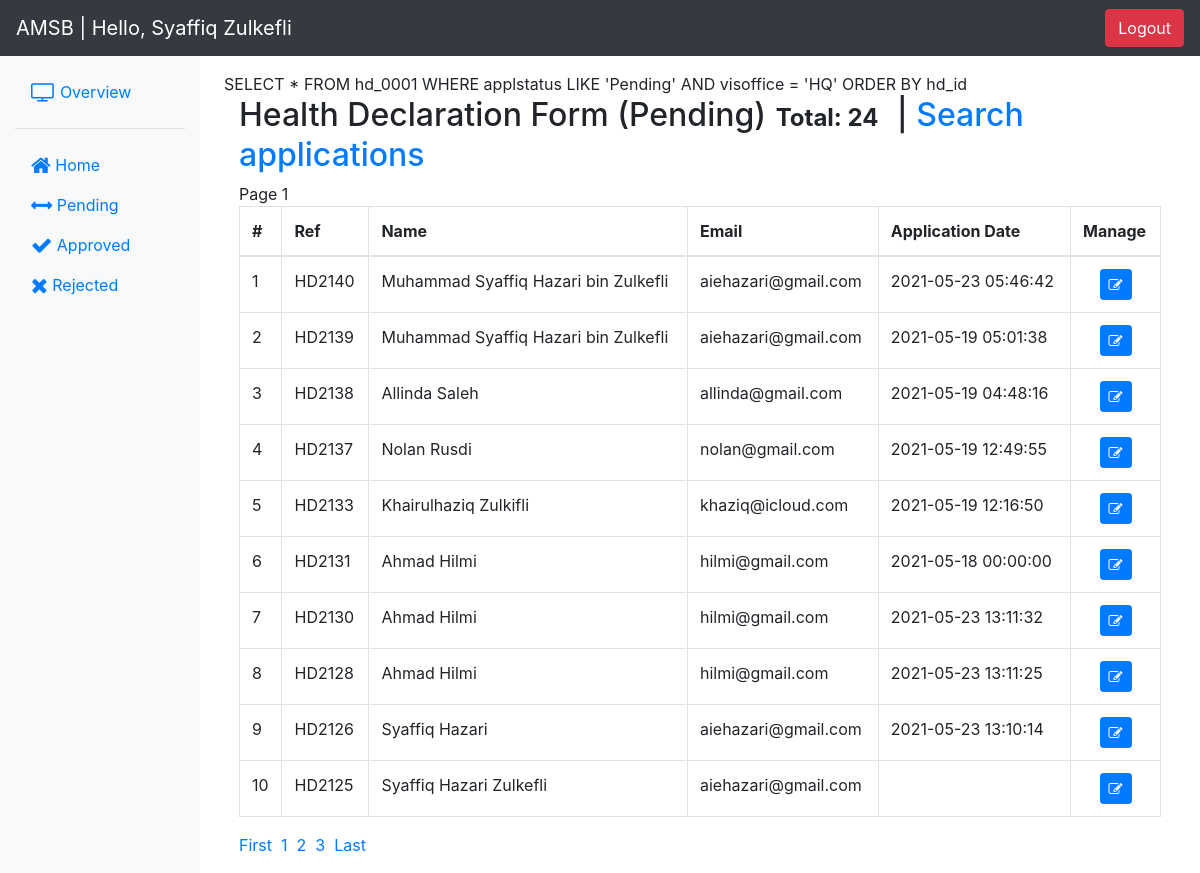
The page /formreview.php?view=Pending (signed in) on the database its author committed.
### tables this page shows
CREATE TABLE `users` (
  `user_id` int(11) NOT NULL,
  `name` varchar(50) NOT NULL,
  `email` varchar(100) NOT NULL,
  `username` varchar(50) NOT NULL,
  `password` varchar(250) NOT NULL,
  `usertype` int(5) NOT NULL COMMENT '1 - IT\r\n2 - HR\r\n3 - Security',
  `ainloc` varchar(15) NOT NULL
);

CREATE TABLE `hd_0001` (
  `hd_id` int(11) NOT NULL,
  `refnum` varchar(15) DEFAULT NULL,
  `fullname` varchar(50) DEFAULT NULL,
  `mykad` varchar(30) DEFAULT NULL,
  `visoffice` varchar(10) DEFAULT NULL,
  `appemail` varchar(100) DEFAULT NULL,
  `entryin` date DEFAULT NULL,
  `entryout` date DEFAULT NULL,
  `company` varchar(200) DEFAULT NULL,
  `caddress` varchar(100) DEFAULT NULL,
  `ccity` varchar(20) DEFAULT NULL,
  `cstate` varchar(20) DEFAULT NULL,
  `cpostal` varchar(10) DEFAULT NULL,
  `telno` varchar(30) DEFAULT NULL,
  `reasonentry` varchar(150) DEFAULT NULL,
  `nameconperson` varchar(50) DEFAULT NULL,
  `emailaddconperson` varchar(100) DEFAULT NULL,
  `radio1` varchar(5) DEFAULT NULL,
  `country` varchar(100) NOT NULL DEFAULT 'NA',
  `doafromcountries` date DEFAULT NULL,
  `radio2` varchar(5) DEFAULT NULL,
  `individu` varchar(100) NOT NULL DEFAULT 'NA',
  `areafrom` varchar(100) NOT NULL DEFAULT 'NA',
  `radio3` varchar(5) DEFAULT NULL,
  `radio4` varchar(5) DEFAULT NULL,
  `rescovid` varchar(10) NOT NULL DEFAULT 'NA',
  `datetest` date DEFAULT NULL,
  `loctest` varchar(50) NOT NULL DEFAULT 'NA',
  `cough` varchar(5) DEFAULT NULL,
  `diffbreathing` varchar(5) DEFAULT NULL,
  `fever` varchar(5) DEFAULT NULL,
  `flu` varchar(5) DEFAULT NULL,
  `sorethroat` varchar(5) DEFAULT NULL,
  `othersymptoms` varchar(300) DEFAULT NULL,
  `applstatus` varchar(10) NOT NULL DEFAULT 'Pending',
  `dt_apply` datetime DEFAULT NULL,
  `dt_updstatus` datetime DEFAULT NULL,
  `dt_updsby` int(11) DEFAULT NULL,
  `covtestresult` varchar(200) DEFAULT NULL
);

### login/lib/library.php (called while the page is built, shortened)
<?php
class DemoLib
{
    public function UserDetails($user_id)
    {
        try {
            $db = DB();
            $query = $db->prepare("SELECT user_id, name, username, email, usertype, ainloc FROM users WHERE user_id=:user_id");
            $query->bindParam("user_id", $user_id, PDO::PARAM_STR);
            $query->execute();
            if ($query->rowCount() > 0) {
                return $query->fetch(PDO::FETCH_OBJ);
            }
        } catch (PDOException $e) {
            exit($e->getMessage());
        }
    }
}

### formreview.php (the view, shortened to what this page needs)
<?php
include('login/assets.php');
if($_GET['view'] == ""){
  $toview = "%%";
} else {
$toview = $_GET['view'];
}
?>
    <div class="container-fluid">
      <div class="row">
        <nav class="col-md-2 d-none d-md-block bg-light sidebar">
          <div class="sidebar-sticky">
            <ul class="nav flex-column mb-2">
            <li class="nav-item">
                <a class="nav-link" href="#">
                  </a>
              </li>
              <li class="nav-item">
                <a class="nav-link" href="formdb.php">
              <i class="fa fa-tv fa-lg"></i> Overview </a>
              </li>
              <li class="nav-item">
              <hr>
              </li>
              <li class="nav-item">
                <a class="nav-link" href="formreview.php?view=">
              <i class="fa fa-home fa-lg"></i> Home </a>
              </li>
              <li class="nav-item">
                <a class="nav-link" href="?view=Pending">
              <i class="fa fa-arrows-h fa-lg"></i> Pending </a>
              </li>
              <li class="nav-item">
                <a class="nav-link" href="?view=Approved">
              <i class="fa fa-check fa-lg"></i> Approved </a>
              </li>
              <li class="nav-item">
                <a class="nav-link" href="?view=Reject">
              <i class="fa fa-times fa-lg"></i> Rejected </a>
              </li>
            </ul>
          </div>
        </nav>
        <main role="main" class="col-md-9 ml-sm-auto col-lg-10 pt-3 px-4">
<?php
if($_GET['view'] == ""){
  $toview = "%%";
} else {
$toview = $_GET['view'];
}
    $limit = 10;
    $s = $db->prepare("SELECT * FROM hd_0001 WHERE applstatus LIKE '$toview' AND visoffice = '$user->ainloc'");
    $s->execute();
    $total_results = $s->rowCount();
    $total_pages = ceil($total_results/$limit);
    if (!isset($_GET['page'])) {
        $page = 1;
    } else {
        $page = $_GET['page'];
    }
    $start = ($page-1)*$limit;
echo "SELECT * FROM hd_0001 WHERE applstatus LIKE '$toview' AND visoffice = '$user->ainloc' ORDER BY hd_id";
    $stmt = $db->prepare("SELECT * FROM hd_0001 WHERE applstatus LIKE '$toview' AND visoffice = '$user->ainloc' ORDER BY hd_id DESC LIMIT $start, $limit");
    $stmt->execute();
    $stmt->setFetchMode(PDO::FETCH_OBJ);
    $results = $stmt->fetchAll();
    $no = $page > 1 ? $start+1 : 1;
if($toview == "%%") {
  $toviewn = "All";
} else {
  $toviewn = $toview;
}
?>
<div class="container">
  <h2 class="">Health Declaration Form (<?php echo $toviewn; ?>)<span class="badge">Total: <?php echo $total_results; ?></span> | <a href="searchappl.php">Search applications</a></h2>
<?php
echo "Page $page";
?>
  <table class="table table-bordered">
    <thead>
      <tr>
        <th>#</th>
        <th>Ref</th>
        <th>Name</th>
        <th>Email</th>
        <th>Application Date</th>
        <th>Manage</th>
      </tr>
    </thead>
    <tbody>
        <?php foreach($results as $result){?>
          <tr>
            <td><?php echo $no; ?></td>
            <td><?php echo "HD" . date('y') . $result->hd_id; ?></td>
            <td><?php echo $result->fullname; ?></td>
            <td><?php echo $result->appemail; ?></td>
            <td><?php echo $result->dt_apply; ?></td>
            <td align="center"><a href="manageappl.php?view_id=<?php echo $result->hd_id; ?>"> <button type="button" class="btn btn-labeled btn-primary btn-sm"><span class="btn-label"><i class="fa fa-edit"></i></span></button></a></td>
          </tr>
        <?php $no++; } ?>
    </tbody>
  </table>
    <ul class="pagination">
        <li><a href="?page=1&view=<?php echo $toview; ?>">First</a>&nbsp;&nbsp;</li>
        <?php for($p=1; $p<=$total_pages; $p++){?>
            <li class="<?php echo $page == $p ? 'active' : ''; ?>"><a href="<?php echo '?page='.$p . '&view=' . $toview ?>"><?php echo $p; ?></a>&nbsp;&nbsp;</li>
        <?php }?>
        <li><a href="?page=<?php echo $total_pages; ?>&view=<?php echo $toview; ?>">Last</a></li>
    </ul>
</div>
 <?php
 include('login/footer.php');
 ?>

### login/assets.php (shortened to what this page needs)
<!DOCTYPE html>
<html>
<head>
<link rel="stylesheet" href="https://stackpath.bootstrapcdn.com/bootstrap/4.1.3/css/bootstrap.min.css">
<link rel="stylesheet" href="https://maxcdn.bootstrapcdn.com/font-awesome/4.7.0/css/font-awesome.min.css">
<?php
require __DIR__ . '/lib/library.php';
$app = new DemoLib();
$user = $app->UserDetails($_SESSION['user_id']);
?> <body>
<nav class="navbar navbar-expand-lg navbar-dark bg-dark sticky-top">
<a class="navbar-brand" <?php if(($user->usertype) < 3) { echo 'href="formreview.php?view="'; } else { echo 'href="#"'; } ?>>AMSB | Hello, <?php echo $user->name; ?></a>
<div class="collapse navbar-collapse" id="navbarSupportedContent">
  <div class="form-inline my-2 my-lg-0">
    <a href="login/logout.php"><button class="btn btn-danger my-2 my-sm-0" type="submit">Logout</button></a>
  </div>
</div>
</nav>
</head>
<body>

### rows shown on the page
users: name "Syaffiq Zulkefli", ainloc "HQ"
hd_0001: hd_id "40", fullname "Muhammad Syaffiq Hazari bin Zulkefli", appemail "aiehazari@gmail.com", dt_apply "2021-05-23 05:46:42"
hd_0001: hd_id "39", fullname "Muhammad Syaffiq Hazari bin Zulkefli", appemail "aiehazari@gmail.com", dt_apply "2021-05-19 05:01:38"
hd_0001: hd_id "38", fullname "Allinda Saleh", appemail "allinda@gmail.com", dt_apply "2021-05-19 04:48:16"
hd_0001: hd_id "37", fullname "Nolan Rusdi", appemail "nolan@gmail.com", dt_apply "2021-05-19 12:49:55"
hd_0001: hd_id "33", fullname "Khairulhaziq Zulkifli", appemail "khaziq@icloud.com", dt_apply "2021-05-19 12:16:50"
hd_0001: hd_id "31", fullname "Ahmad Hilmi", appemail "hilmi@gmail.com", dt_apply "2021-05-18 00:00:00"
hd_0001: hd_id "30", fullname "Ahmad Hilmi", appemail "hilmi@gmail.com", dt_apply "2021-05-23 13:11:32"
hd_0001: hd_id "28", fullname "Ahmad Hilmi", appemail "hilmi@gmail.com", dt_apply "2021-05-23 13:11:25"
hd_0001: hd_id "26", fullname "Syaffiq Hazari", appemail "aiehazari@gmail.com", dt_apply "2021-05-23 13:10:14"
hd_0001: hd_id "25", fullname "Syaffiq Hazari Zulkefli", appemail "aiehazari@gmail.com"

### other values the page prints
$toview "Pending"
$toviewn "Pending"
$total_results "24"
$page "1"
